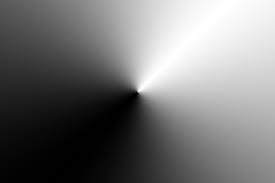
#> input picture gradient.png, 275 x 183 px
$ python 8_MoreThresholding_plotting.py
#> lines starting #> are read from the running program, lines starting #| are printed output that depends on the picture; after the words box and inside, x2 and y2 are one past the last pixel; in counts of white or black regions, pixels touching at a corner belong together
import cv2
import matplotlib.pyplot as plt

img = cv2.imread('gradient.png')
#> img is the input picture: shape (183, 275, 3); min 0, max 255, mean 117.3

ret, th1 = cv2.threshold(img, 127, 255, cv2.THRESH_BINARY)
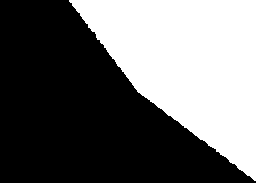
#> th1: shape (183, 275, 3); 45.3% white; 1 white region, box (x1, y1, x2, y2) and area: (69, 0, 275, 183) 22789
ret, th2 = cv2.threshold(img, 127, 255, cv2.THRESH_BINARY_INV)
ret, th3 = cv2.threshold(img, 50, 255, cv2.THRESH_TRUNC)
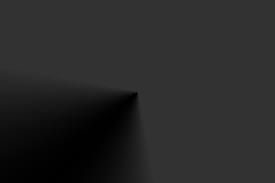
#> th3: shape (183, 275, 3); min 0, max 50, mean 39.9
ret, th4 = cv2.threshold(img, 127, 255, cv2.THRESH_TOZERO)
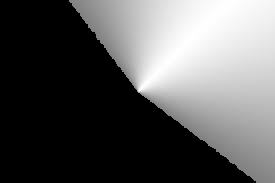
#> th4: shape (183, 275, 3); min 0, max 255, mean 90.6
ret, th5 = cv2.threshold(img, 127, 255, cv2.THRESH_TOZERO_INV)
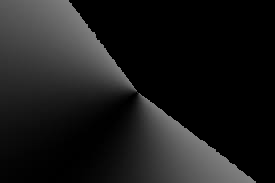
#> th5: shape (183, 275, 3); min 0, max 127, mean 26.7

# ret, th6 = cv2.threshold(img, 127, 255, cv2.THRESH_OTSU)

titles = ['original', 'BINARY', 'BINARY INVERSE', 'TRUNC', 'TOZERO', 'TOZERO_INV']
image = [img, th1, th2, th3, th4, th5]

for i in range(6):
    plt.subplot(2, 3, i+1), plt.imshow(image[i], 'gray')    # subplot(rows, colums, start index)
    plt.title(titles[i])
    plt.xticks([]), plt.yticks([])

plt.show()

# [11 lines of commented-out code are left out]
